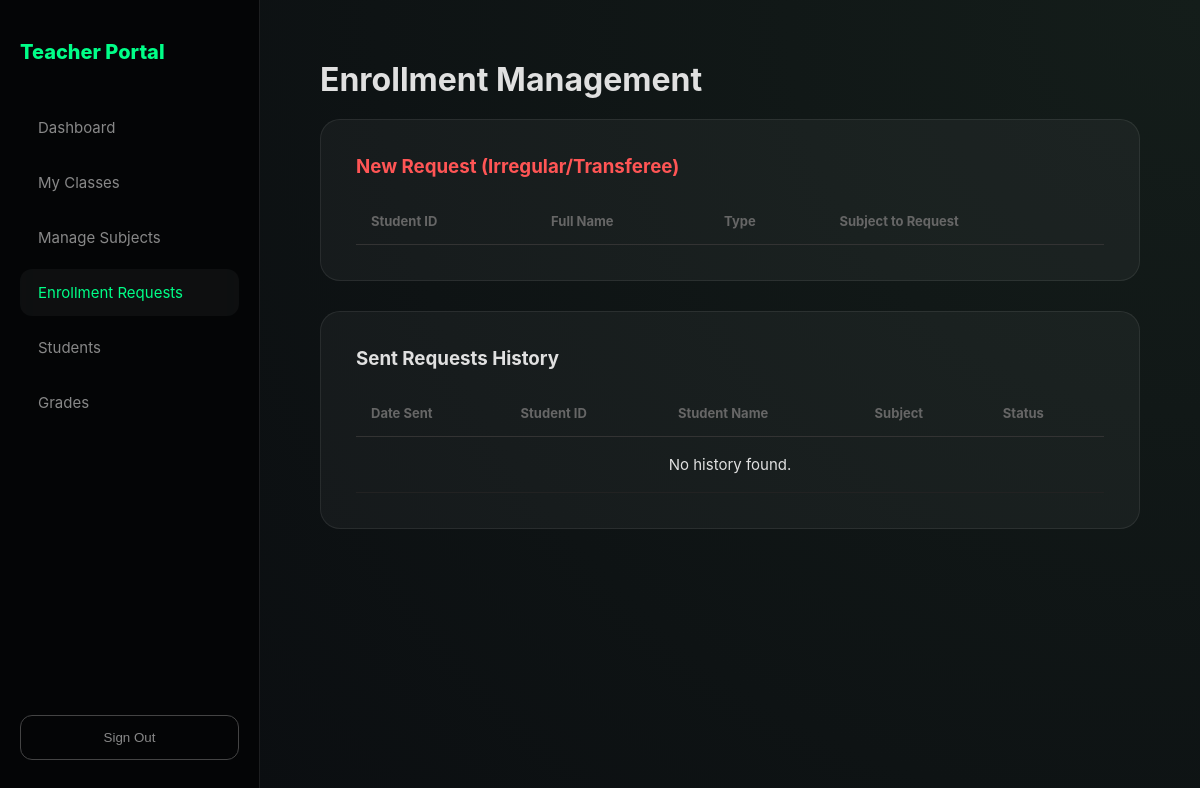
The page /tc/enrollment_requests.php (signed in) on the database as committed earlier.
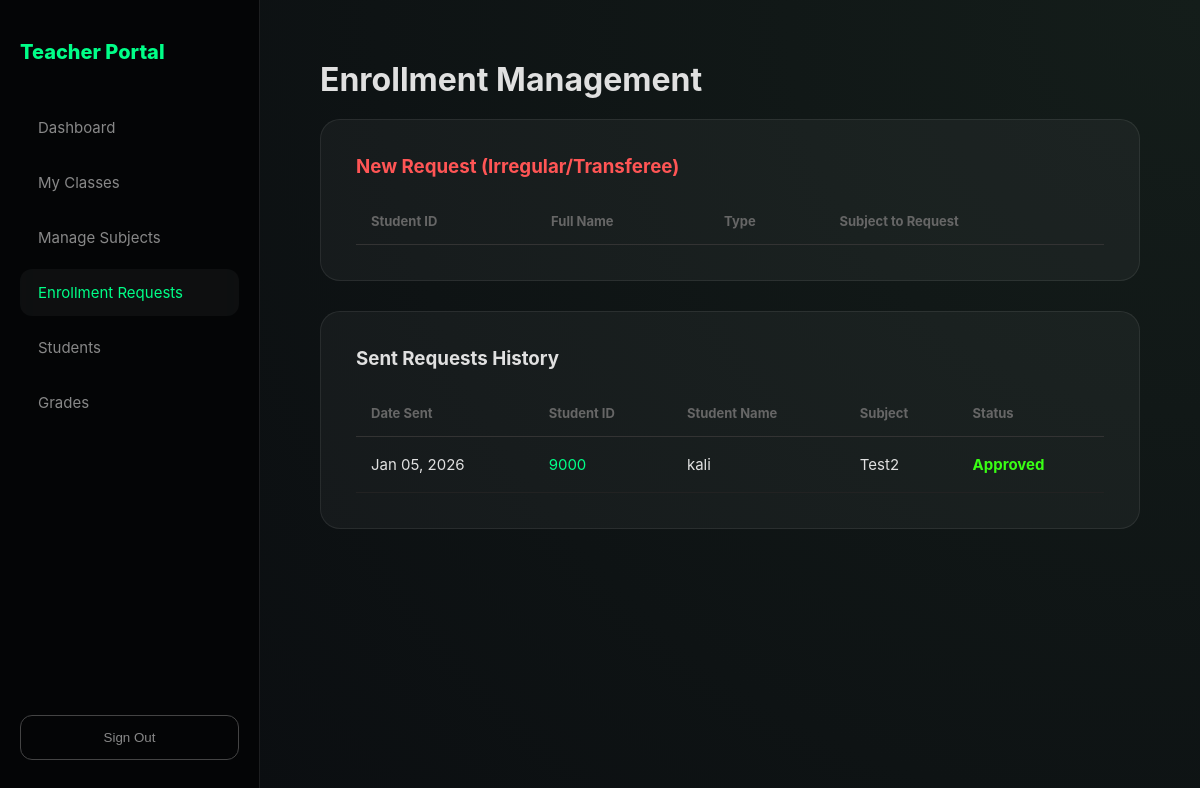
The same page on the database as committed later.
### tables this page shows
CREATE TABLE `pending_enrollments` (
  `id` int(11) NOT NULL,
  `student_id` int(11) NOT NULL,
  `subject_id` int(11) NOT NULL,
  `teacher_id` int(11) NOT NULL,
  `request_date` datetime DEFAULT current_timestamp(),
  `status` enum('Pending','Approved','Rejected') DEFAULT 'Pending'
);

CREATE TABLE `users` (
  `id` int(11) NOT NULL,
  `user_id` varchar(50) DEFAULT NULL,
  `email` varchar(255) NOT NULL,
  `fullname` varchar(100) DEFAULT NULL,
  `gender` varchar(255) NOT NULL,
  `role` enum('student','teacher','osas') DEFAULT NULL,
  `password` varchar(255) DEFAULT NULL,
  `status` enum('Active','Inactive') NOT NULL DEFAULT 'Active'
);

CREATE TABLE `subjects` (
  `subject_id` int(11) NOT NULL,
  `subject_code` varchar(20) NOT NULL,
  `subject_name` varchar(100) NOT NULL,
  `teacher_id` int(11) NOT NULL,
  `created_at` timestamp NOT NULL DEFAULT current_timestamp()
);

### tc/enrollment_requests.php (the view, shortened to what this page needs)
<?php
include '../config/db.php';
$teacher_db_id = $_SESSION['user_id'];
?>
<!DOCTYPE html>
<html lang="en">
<head>
    <link rel="stylesheet" href="/css/style.css">
</head>
<body>
<div class="app-shell">
    <aside class="sidebar">
        <div class="portal-brand">Teacher Portal</div>
        <div class="nav-group">
            <a class="nav-link" href="index.php">Dashboard</a>
            <a class="nav-link" href="my_class.php">My Classes</a>
            <a class="nav-link" href="subjects.php">Manage Subjects</a>
            <a class="nav-link active" href="enrollment_requests.php">Enrollment Requests</a>
            <a class="nav-link" href="students.php">Students</a>
            <a class="nav-link" href="grades.php">Grades</a>
        </div>
        <button class="sign-out-btn" onclick="window.location.href='/assets/logout.php'">Sign Out</button>
    </aside>
    <main class="main-view">
        <div class="container">
            <h1>Enrollment Management</h1>
            <div class="glass-card" style="margin-bottom: 30px;">
                <h3 style="color: #ff5555;">New Request (Irregular/Transferee)</h3>
                <table class="modern-table">
                    <thead>
                        <tr>
                            <th>Student ID</th>
                            <th>Full Name</th>
                            <th>Type</th>
                            <th>Subject to Request</th>
                        </tr>
                    </thead>
                </table>
            </div>
            <div class="glass-card">
                <h3>Sent Requests History</h3>
                <table class="modern-table">
                    <thead>
                        <tr>
                            <th>Date Sent</th>
                            <th>Student ID</th>
                            <th>Student Name</th>
                            <th>Subject</th>
                            <th>Status</th>
                        </tr>
                    </thead>
                    <tbody>
                        <?php
                        $history = mysqli_query($conn, "
                            SELECT p.request_date, u.user_id, u.fullname, s.subject_name, p.status
                            FROM pending_enrollments p
                            JOIN users u ON p.student_id = u.user_id
                            JOIN subjects s ON p.subject_id = s.subject_id
                            WHERE p.teacher_id = '$teacher_db_id'
                            ORDER BY p.request_date DESC
                        ");
                        while($h = mysqli_fetch_assoc($history)) {
                            $statusColor = ($h['status'] == 'Approved') ? '#39ff14' : (($h['status'] == 'Pending') ? '#ffa500' : '#ff5555');
                            echo "<tr>
                                <td>" . date('M d, Y', strtotime($h['request_date'])) . "</td>
                                <td style='color: var(--neon-green);'>" . htmlspecialchars($h['user_id']) . "</td>
                                <td>" . htmlspecialchars($h['fullname']) . "</td>
                                <td>" . htmlspecialchars($h['subject_name']) . "</td>
                                <td style='color: $statusColor; font-weight: bold;'>{$h['status']}</td>
                            </tr>";
                        }
                        if(mysqli_num_rows($history) == 0) echo "<tr><td colspan='5' style='text-align:center;'>No history found.</td></tr>";
                        ?>
                    </tbody>
                </table>
            </div>
        </div>
    </main>
</div>
</body>
</html>

Rows that differ between the two databases and show on the page:
added pending_enrollments: request_date "Jan 05, 2026", users.user_id "9000", users.fullname "kali", subject.subject_name "Test2", status "Approved"
Other text that changed with them:
text no longer shown: "No history found."
